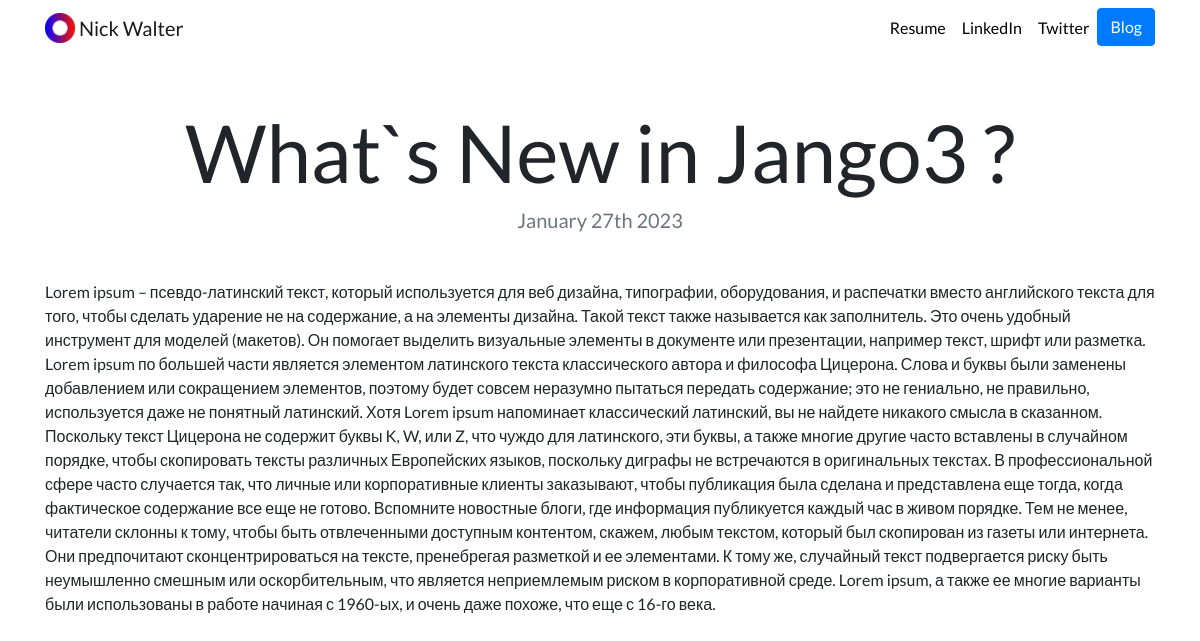
Page /blog/1/ on the committed database.
### blog/models.py (models this page shows)
class Blog(models.Model):
    title = models.CharField(max_length=200)
    description = models.TextField()
    date = models.DateField()

### blog/views.py (the view)
# urls.py: path('<int:blog_id>/', views.detail, name='detail'),
def detail(request, blog_id):
    blog = get_object_or_404(Blog, pk=blog_id)
    return render(request, 'blog/detail.html',{'blog':blog})

### blog/templates/blog/detail.html
{% extends "portfolio/base.html" %}
{% load static %}
{% block content %}
<h1 class="text-center mt-5" id="blogdetailtitle">{{ blog.title }}</h1>
<h5 class="text-center text-muted mb-5">{{ blog.date|date:'F jS Y' }}</h5>
{{ blog.description|safe }}
{% endblock %}

### portfolio/static/portfolio/custom.css (style rules this page uses)
body { font-family: 'Lato', sans-serif; }
@media (min-width: 992px) { #blogdetailtitle { font-size: 5rem; } }

### rows in the picture
Blog: title "What`s New in Jango3 ?", date "January 27th 2023", description "Lorem ipsum – псевдо-латинский текст, который используется для веб дизайна, типографии, оборудования, и распечатки вместо английского текста для того, чтобы сделать ударение не на содержание, а на элементы дизайна. Такой текст также называется как заполнитель. Это очень удобный инструмент для моделей (макетов). Он помогает выделить визуальные элементы в документе или презентации, например текст, шрифт или разметка. Lorem ipsum по большей части является элементом латинского текста классического автора и философа Цицерона. Слова и буквы были заменены добавлением или сокращением элементов, поэтому будет совсем неразумно пытаться передать содержание; это не гениально, не правильно, используется…"
